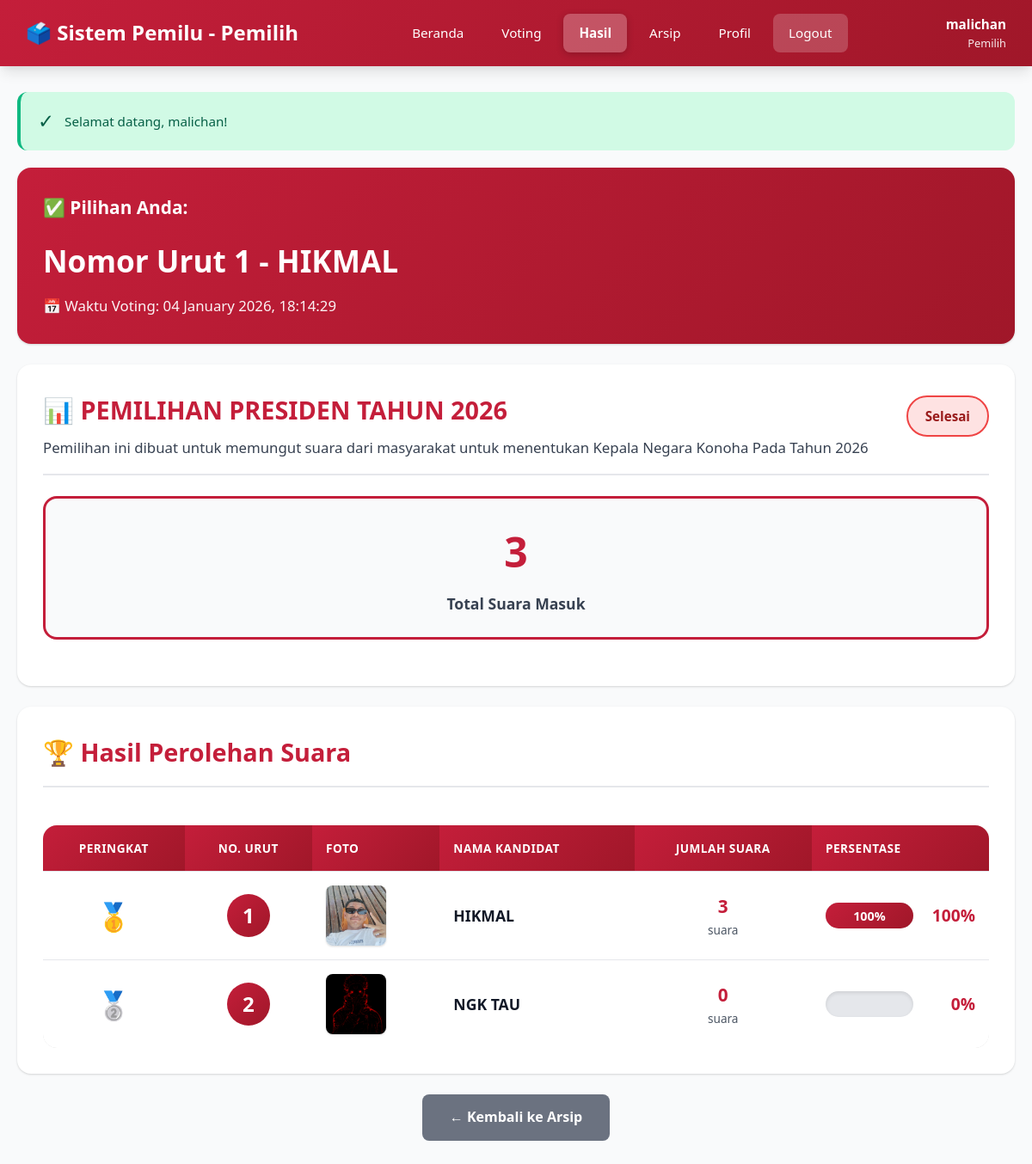
/user/hasil.php?id=18 (signed in), run on the app's committed database.
### tables this page shows
CREATE TABLE `voting` (
  `id_voting` int(11) NOT NULL,
  `id_election` int(11) NOT NULL,
  `id_user` int(11) NOT NULL,
  `id_kandidat` int(11) NOT NULL,
  `waktu_voting` timestamp NOT NULL DEFAULT current_timestamp(),
  `ip_address` varchar(45) NOT NULL
);

CREATE TABLE `kandidat` (
  `id_kandidat` int(11) NOT NULL,
  `id_election` int(11) NOT NULL,
  `nomor_urut` int(11) NOT NULL,
  `nama_kandidat` varchar(100) NOT NULL,
  `visi` text NOT NULL,
  `misi` text NOT NULL,
  `foto` varchar(255) NOT NULL,
  `created_at` timestamp NOT NULL DEFAULT current_timestamp(),
  `updated_at` timestamp NOT NULL DEFAULT current_timestamp() ON UPDATE current_timestamp()
);

CREATE TABLE `elections` (
  `id_election` int(11) NOT NULL,
  `nama_pemilu` varchar(200) NOT NULL,
  `deskripsi` text DEFAULT NULL,
  `tanggal_mulai` datetime NOT NULL,
  `tanggal_selesai` datetime NOT NULL,
  `status` enum('draft','aktif','selesai') DEFAULT 'draft',
  `created_by` int(11) NOT NULL,
  `created_at` timestamp NOT NULL DEFAULT current_timestamp(),
  `updated_at` timestamp NOT NULL DEFAULT current_timestamp() ON UPDATE current_timestamp(),
  `parent_election_id` int(11) DEFAULT NULL
);

### config/database.php (called while the page is built, shortened)
<?php
$conn = mysqli_connect(DB_HOST, DB_USER, DB_PASS, DB_NAME);
mysqli_set_charset($conn, "utf8mb4");
function clean_input($data) {
    global $conn;
    $data = trim($data);
    $data = stripslashes($data);
    $data = htmlspecialchars($data);
    $data = mysqli_real_escape_string($conn, $data);
    return $data;
}
function get_flash_message() {
    if (isset($_SESSION['flash_message'])) {
        $type = $_SESSION['flash_type'];
        $message = $_SESSION['flash_message'];
        return [
            'type' => $type,
            'message' => $message
        ];
    }
    return null;
}
function get_election_status($id_election) {
    global $conn;
    $now = date('Y-m-d H:i:s');
    $query = "SELECT *,
              CASE
                  WHEN status = 'draft' THEN 'draft'
                  WHEN status = 'selesai' THEN 'selesai'
                  WHEN tanggal_mulai > ? THEN 'belum_dimulai'
                  WHEN tanggal_selesai < ? THEN 'selesai'
                  ELSE 'berlangsung'
              END as status_real
              FROM elections WHERE id_election = ?";
    $stmt = mysqli_prepare($conn, $query);
    mysqli_stmt_bind_param($stmt, "ssi", $now, $now, $id_election);
    mysqli_stmt_execute($stmt);
    $result = mysqli_stmt_get_result($stmt);
    if (mysqli_num_rows($result) > 0) {
        return mysqli_fetch_assoc($result);
    }
    return null;
}
function has_voted_in_election($user_id, $id_election) {
    global $conn;
    $query = "SELECT id_voting FROM voting WHERE id_user = ? AND id_election = ?";
    $stmt = mysqli_prepare($conn, $query);
    mysqli_stmt_bind_param($stmt, "ii", $user_id, $id_election);
    mysqli_stmt_execute($stmt);
    $result = mysqli_stmt_get_result($stmt);
    return mysqli_num_rows($result) > 0;
}
?>

### user/hasil.php (the view, shortened to what this page needs)
<?php
require_once '../config/database.php';
if (isset($_GET['id']) && !empty($_GET['id'])) {
    $id_election = clean_input($_GET['id']);
    $query_election = "SELECT * FROM elections WHERE id_election = ?";
    $stmt = mysqli_prepare($conn, $query_election);
    mysqli_stmt_bind_param($stmt, "i", $id_election);
    mysqli_stmt_execute($stmt);
    $result_election = mysqli_stmt_get_result($stmt);
    $election = mysqli_fetch_assoc($result_election);
}
$sudah_voting = has_voted_in_election(
    $_SESSION['user_id'],
    $id_election
);
$flash = get_flash_message();
$query = "
    SELECT
        k.id_kandidat,
        k.nomor_urut,
        k.nama_kandidat,
        k.foto,
        k.visi,
        k.misi,
        COUNT(v.id_voting) AS jumlah_suara
    FROM kandidat k
    LEFT JOIN voting v
        ON k.id_kandidat = v.id_kandidat
       AND v.id_election = ?
    WHERE k.id_election = ?
    GROUP BY k.id_kandidat
    ORDER BY jumlah_suara DESC, k.nomor_urut ASC
";
$stmt = mysqli_prepare($conn, $query);
mysqli_stmt_bind_param($stmt, "ii", $id_election, $id_election);
mysqli_stmt_execute($stmt);
$result = mysqli_stmt_get_result($stmt);
$query_total = "SELECT COUNT(*) AS total FROM voting WHERE id_election = ?";
$stmt_total = mysqli_prepare($conn, $query_total);
mysqli_stmt_bind_param($stmt_total, "i", $id_election);
mysqli_stmt_execute($stmt_total);
$row_total = mysqli_fetch_assoc(mysqli_stmt_get_result($stmt_total));
$total_suara = $row_total['total'];
$kandidat_dipilih = null;
if ($sudah_voting) {
    $query_pilihan = "
        SELECT
            k.nama_kandidat,
            k.nomor_urut,
            v.waktu_voting
        FROM voting v
        JOIN kandidat k ON v.id_kandidat = k.id_kandidat
        WHERE v.id_user = ? AND v.id_election = ?
    ";
    $stmt_pilihan = mysqli_prepare($conn, $query_pilihan);
    mysqli_stmt_bind_param(
        $stmt_pilihan,
        "ii",
        $_SESSION['user_id'],
        $id_election
    );
    mysqli_stmt_execute($stmt_pilihan);
    $kandidat_dipilih = mysqli_fetch_assoc(
        mysqli_stmt_get_result($stmt_pilihan)
    );
}
$election_status = get_election_status($id_election);
?>
<!DOCTYPE html>
<html lang="id">
<head>
    <link rel="stylesheet" href="../assets/css/style.css">
    <link rel="stylesheet" href="../assets/css/user.css">
</head>
<body class="user-page">
    <nav class="navbar">
        <div class="navbar-brand">
            🗳️ Sistem Pemilu - Pemilih
        </div>
        <div class="navbar-menu">
            <a href="index.php">Beranda</a>
            <a href="voting.php">Voting</a>
            <a href="hasil.php" class="active">Hasil</a>
            <a href="arsip.php">Arsip</a>
            <a href="profil.php">Profil</a>
            <a href="logout.php" style="background-color: rgba(255,255,255,0.2);">Logout</a>
        </div>
        <div class="navbar-user">
            <div class="user-info">
                <div class="user-name"><?php echo $_SESSION['nama_lengkap']; ?></div>
                <div class="user-role">Pemilih</div>
            </div>
        </div>
    </nav>
<div class="container">
    <?php if ($flash): ?>
        <div class="alert alert-<?php echo $flash['type']; ?>">
            <?php echo $flash['message']; ?>
        </div>
    <?php endif; ?>
    <?php if ($sudah_voting && $kandidat_dipilih): ?>
        <div class="content-card" style="background: linear-gradient(135deg, var(--kpu-red) 0%, var(--kpu-red-dark) 100%); color: white; border: none;">
            <h3 style="margin-bottom: 16px; font-size: 1.3em;">✅ Pilihan Anda:</h3>
            <h2 style="font-size: 2.2em; margin: 12px 0; font-weight: 700;">
                Nomor Urut <?php echo $kandidat_dipilih['nomor_urut']; ?> - <?php echo $kandidat_dipilih['nama_kandidat']; ?>
            </h2>
            <p style="opacity: 0.95; margin-top: 12px; font-size: 1.05em;">
                📅 Waktu Voting: <?php echo date('d F Y, H:i:s', strtotime($kandidat_dipilih['waktu_voting'])); ?>
            </p>
        </div>
    <?php endif; ?>
    <div class="content-card">
        <div class="content-header">
            <div style="flex: 1;">
                <h2 class="content-title">📊 <?php echo $election['nama_pemilu']; ?></h2>
                <p style="color: var(--gray-700); margin: 8px 0 0 0; font-size: 1.05em;">
                    <?php echo $election['deskripsi']; ?>
                </p>
            </div>
            <span class="status-badge <?php echo ($election_status['status_real'] == 'berlangsung') ? 'open' : 'closed'; ?>">
                <?php
                if ($election_status['status_real'] == 'berlangsung') echo 'Sedang Berlangsung';
                elseif ($election_status['status_real'] == 'selesai') echo 'Selesai';
                elseif ($election_status['status_real'] == 'belum_dimulai') echo 'Belum Dimulai';
                else echo 'Draft';
                ?>
            </span>
        </div>        <div style="text-align: center; margin: 24px 0; padding: 24px; background: var(--gray-50); border-radius: var(--radius-lg); border: 3px solid var(--kpu-red);">
            <h3 style="color: var(--kpu-red); font-size: 3em; margin: 0; font-weight: 700;">
                <?php echo $total_suara; ?>
            </h3>
            <p style="color: var(--gray-700); margin: 8px 0 0 0; font-size: 1.1em; font-weight: 600;">
                Total Suara Masuk
            </p>
        </div>
    </div>
    <div class="content-card">
        <div class="content-header">
            <h3 class="content-title">🏆 Hasil Perolehan Suara</h3>
        </div>        <?php if (mysqli_num_rows($result) > 0): ?>
            <div class="table-responsive">
                <table>
                    <thead>
                        <tr>
                            <th style="text-align: center;">Peringkat</th>
                            <th style="text-align: center;">No. Urut</th>
                            <th>Foto</th>
                            <th>Nama Kandidat</th>
                            <th style="text-align: center;">Jumlah Suara</th>
                            <th>Persentase</th>
                        </tr>
                    </thead>
                    <tbody>
                        <?php
                        $peringkat = 1;
                        while ($row = mysqli_fetch_assoc($result)):
                            $persentase = $total_suara > 0 ? round(($row['jumlah_suara'] / $total_suara) * 100, 2) : 0;
                        ?>
                            <tr>
                                <td style="text-align: center;">
                                    <?php if ($peringkat == 1 && $total_suara > 0): ?>
                                        <span style="font-size: 2em;">🥇</span>
                                    <?php elseif ($peringkat == 2): ?>
                                        <span style="font-size: 2em;">🥈</span>
                                    <?php elseif ($peringkat == 3): ?>
                                        <span style="font-size: 2em;">🥉</span>
                                    <?php else: ?>
                                        <strong style="font-size: 1.3em;"><?php echo $peringkat; ?></strong>
                                    <?php endif; ?>
                                </td>
                                <td style="text-align: center;">
                                    <div style="display: inline-block; background: linear-gradient(135deg, var(--kpu-red) 0%, var(--kpu-red-dark) 100%); color: white; width: 50px; height: 50px; border-radius: 50%; display: inline-flex; align-items: center; justify-content: center; font-size: 1.5em; font-weight: 700;">
                                        <?php echo $row['nomor_urut']; ?>
                                    </div>
                                </td>
                                <td>
                                    <img src="../assets/img/kandidat/<?php echo $row['foto']; ?>"
                                         alt="<?php echo $row['nama_kandidat']; ?>"
                                         style="width: 70px; height: 70px; border-radius: var(--radius); object-fit: cover; box-shadow: var(--shadow);">
                                </td>
                                <td><strong style="font-size: 1.1em; color: var(--gray-900);"><?php echo $row['nama_kandidat']; ?></strong></td>
                                <td style="text-align: center;">
                                    <strong style="font-size: 1.3em; color: var(--kpu-red);">
                                        <?php echo $row['jumlah_suara']; ?>
                                    </strong>
                                    <div style="font-size: 0.85em; color: var(--gray-600);">suara</div>
                                </td>
                                <td>
                                    <div style="display: flex; align-items: center; gap: 12px;">
                                        <div style="flex: 1; background-color: var(--gray-200); height: 30px; border-radius: var(--radius-full); overflow: hidden; box-shadow: inset 0 2px 4px rgba(0,0,0,0.1);">
                                            <div style="width: <?php echo $persentase; ?>%; background: linear-gradient(135deg, var(--kpu-red) 0%, var(--kpu-red-dark) 100%); height: 100%; display: flex; align-items: center; justify-content: center; color: white; font-weight: 700; font-size: 0.9em; transition: width 0.5s ease;">
                                                <?php if ($persentase > 15): ?>
                                                    <?php echo $persentase; ?>%
                                                <?php endif; ?>
                                            </div>
                                        </div>
                                        <span style="min-width: 60px; text-align: right;">
                                            <strong style="font-size: 1.2em; color: var(--kpu-red);">
                                                <?php echo $persentase; ?>%
                                            </strong>
                                        </span>
                                    </div>
                                </td>
                            </tr>
                        <?php
                        $peringkat++;
                        endwhile;
                        ?>
                    </tbody>
                </table>
            </div>
        <?php endif; ?>
    </div>
    <?php if (isset($_GET['id'])): ?>
        <div style="text-align: center; margin-top: 24px;">
            <a href="arsip.php" class="btn btn-secondary" style="padding: 14px 32px;">
                ← Kembali ke Arsip
            </a>
        </div>
    <?php endif; ?>
</div>
</body>
</html>

### assets/css/style.css (style rules this page uses)
:root { --kpu-red: #c41e3a; --kpu-red-dark: #a01729; --kpu-red-light: #e84a5f; --kpu-gold: #ffd700; --white: #ffffff; --gray-50: #f9fafb; --gray-100: #f3f4f6; --gray-200: #e5e7eb; --gray-300: #d1d5db; --gray-400: #9ca3af; --gray-500: #6b7280; --gray-600: #4b5563; --gray-700: #374151; --gray-800: #1f2937; --gray-900: #111827; --success: #10b981; --warning: #f59e0b; --danger: #ef4444; --info: #3b82f6; --shadow-sm: 0 1px 2px 0 rgba(0, 0, 0, 0.05); --shadow: 0 1px 3px 0 rgba(0, 0, 0, 0.1), 0 1px 2px 0 rgba(0, 0, 0, 0.06); --shadow-md: 0 4px 6px -1px rgba(0, 0, 0, 0.1), 0 2px 4px -1px rgba(0, 0, 0, 0.06); --shadow-lg: 0 10px 15px -3px rgba(0, 0, 0, 0.1), 0 4px 6px -2px rgba(0, 0, 0, 0.05); --shadow-xl: 0 20px 25px -5px rgba(0, 0, 0, 0.1), 0 10px 10px -5px rgba(0, 0, 0, 0.04); --radius-sm: 4px; --radius: 8px; --radius-md: 12px; --radius-lg: 16px; --radius-xl: 24px; --radius-full: 9999px; }
* { margin: 0; padding: 0; box-sizing: border-box; }
body { font-family: "Segoe UI", Tahoma, Geneva, Verdana, sans-serif; line-height: 1.6; color: var(--gray-800); background-color: var(--gray-50); }
.alert { padding: 16px 20px; border-radius: var(--radius-md); margin-bottom: 20px; font-size: 0.95em; display: flex; align-items: center; gap: 12px; border-left: 4px solid; }
.alert::before { content: ""; font-size: 1.5em; }
.alert-success { background-color: #d1fae5; color: #065f46; border-left-color: var(--success); }
.alert-success::before { content: "✓"; }
.btn { padding: 12px 24px; border: none; border-radius: var(--radius); cursor: pointer; font-size: 1em; font-weight: 600; transition: all 0.3s ease; text-decoration: none; display: inline-flex; align-items: center; gap: 8px; justify-content: center; }
.btn-secondary { background-color: var(--gray-500); color: white; }
table { width: 100%; border-collapse: collapse; margin-top: 20px; background-color: white; border-radius: var(--radius-lg); overflow: hidden; box-shadow: var(--shadow); }
table th, table td { padding: 16px; text-align: left; border-bottom: 1px solid var(--gray-200); }
table th { background: linear-gradient( 135deg, var(--kpu-red) 0%, var(--kpu-red-dark) 100% ); color: white; font-weight: 700; text-transform: uppercase; font-size: 0.85em; letter-spacing: 0.5px; }
table tbody tr { transition: background-color 0.2s ease; }
table tbody tr:last-child td { border-bottom: none; }

### data on the page
voting: id_kandidat.nomor_urut "1", id_kandidat.nama_kandidat "HIKMAL", waktu_voting "04 January 2026, 18:14:29"
elections: nama_pemilu "PEMILIHAN PRESIDEN TAHUN 2026", deskripsi "Pemilihan ini dibuat untuk memungut suara dari masyarakat untuk menentukan Kepala Negara Konoha Pada Tahun 2026"
kandidat: nomor_urut "1", foto (picture), nama_kandidat "HIKMAL", jumlah_suara "3", persentase "100"
kandidat: nomor_urut "2", foto (picture), nama_kandidat "NGK TAU", jumlah_suara "0", persentase "0"

### other printed values
$_SESSION['nama_lengkap'] "malichan"
$flash['message'] "Selamat datang, malichan!"
$total_suara "3"
